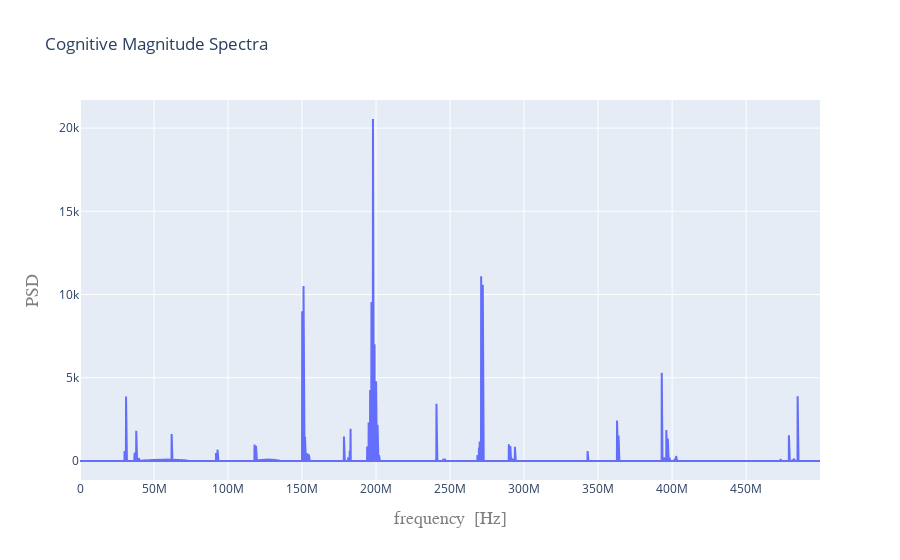

Source (notebook cell):
### Markdown cell above
## __COGNITIVE IQ SAMPLING AND COMPLEX SPECTRAL RECONSTRUCTION__

Cognitive Sampling is a sub-Nyquist sampling methodology that can be implemented in commercial of the shelf (COTS) hardware. A block diagram of this cognitive sampling system is shown below. Intuitively the cognitive sampling system samples in time and spatially over a bank of analog to digital converters (ADCs). This enables us to reformulate spectral reconstruction as an L1 - optimization problem. We are essentially harnessing computational power to reduce sampling constraints and instantaneously interrogate large bandwidths. 

![Cognitive Sampling Block Diagram](block.png)

In the exposition that follows we examine several cognitive sampling scenarios to illustrate how this subsystem functions and to delineate the difference between this sampling method and Nyquist sampling.  Each simulation is capable of instantaneously interrogating 500 MHz of bandwidth. In each example the sampling rate of the ADC is set to 10 MHz, the spatial sampling time is set to 0.83 nsec, and we have a bank of 8 ADC. In each case we cognitively sample 15.3 microseconds worth of data, approximately 1500 sample, to recover the complex spectra.

### Code cell
SAMPLING_FREQENCY = 1e6
SPATIAL_RESOLUTION = 1e3
FREQUENCY_RESOLUTION = 500*10
SPATIAL_CHANNELS = 8
def test_tones(tones):
    output = run_simulation(tones, fs=SAMPLING_FREQENCY, sr=SPATIAL_RESOLUTION, 
                            NFFT=FREQUENCY_RESOLUTION, numChannels=SPATIAL_CHANNELS)
    plot_spectra(output, SAMPLING_FREQENCY, SPATIAL_RESOLUTION)
    #plot_sig(output, SPATIAL_CHANNELS)  
    
tones = zip([203e6],[50])
test_tones(tones)

### Figure 1 — Plotly figure (JSON) as saved in the notebook; plotly's stock layout.template omitted (floating-point values rounded to 4 significant figures; data arrays with more than 128 entries replaced by an {"elided": "..."} marker saying what was removed)
{"data": [{"name": "psd", "text": [], "type": "scatter", "x": {"elided": "5000 float values"}, "y": {"elided": "5000 float values"}}], "layout": {"autosize": true, "title": {"text": "Cognitive Magnitude Spectra"}, "xaxis": {"title": {"font": {"color": "#7f7f7f", "family": "Courier New, monospace", "size": 18}, "text": "frequency  [Hz]"}}, "yaxis": {"title": {"font": {"color": "#7f7f7f", "family": "Courier New, monospace", "size": 18}, "text": "PSD"}}}}
